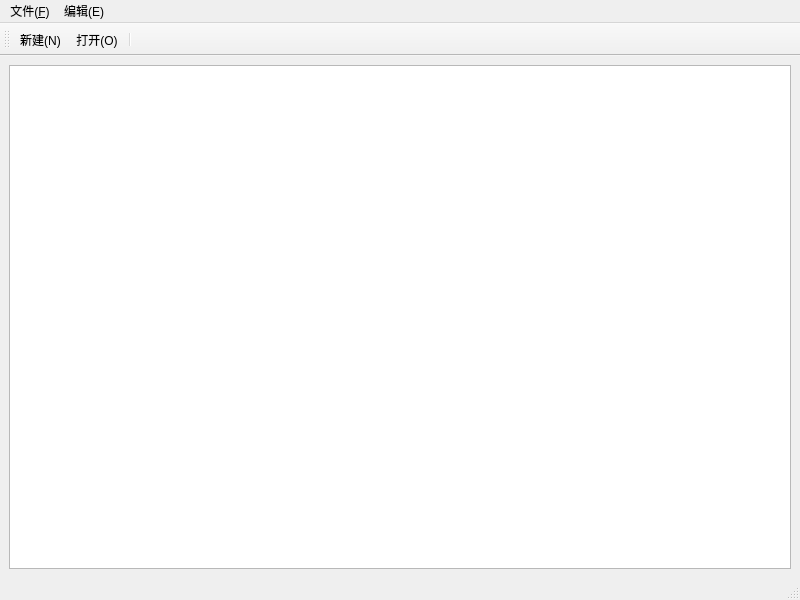
<?xml version="1.0" encoding="UTF-8"?>
<ui version="4.0">
 <class>MainWindow</class>
 <widget class="QMainWindow" name="MainWindow">
  <property name="geometry">
   <rect>
    <x>0</x>
    <y>0</y>
    <width>800</width>
    <height>600</height>
   </rect>
  </property>
  <property name="windowTitle">
   <string>MainWindow</string>
  </property>
  <widget class="QWidget" name="centralwidget">
   <layout class="QHBoxLayout" name="horizontalLayout">
    <item>
     <widget class="QTextEdit" name="textEdit"/>
    </item>
   </layout>
  </widget>
  <widget class="QMenuBar" name="menubar">
   <property name="geometry">
    <rect>
     <x>0</x>
     <y>0</y>
     <width>800</width>
     <height>25</height>
    </rect>
   </property>
   <widget class="QMenu" name="menu">
    <property name="title">
     <string>文件(&amp;F)</string>
    </property>
    <addaction name="action_N"/>
    <addaction name="action_O"/>
    <addaction name="action_S"/>
    <addaction name="action_A"/>
    <addaction name="action_X"/>
   </widget>
   <widget class="QMenu" name="menu_E">
    <property name="title">
     <string>编辑(E)</string>
    </property>
    <addaction name="action_U"/>
    <addaction name="action_R"/>
    <addaction name="action_T"/>
    <addaction name="action_V"/>
    <addaction name="action_C"/>
   </widget>
   <addaction name="menu"/>
   <addaction name="menu_E"/>
  </widget>
  <widget class="QStatusBar" name="statusbar"/>
  <widget class="QToolBar" name="toolBar">
   <property name="windowTitle">
    <string>toolBar</string>
   </property>
   <property name="iconSize">
    <size>
     <width>20</width>
     <height>20</height>
    </size>
   </property>
   <attribute name="toolBarArea">
    <enum>TopToolBarArea</enum>
   </attribute>
   <attribute name="toolBarBreak">
    <bool>false</bool>
   </attribute>
   <addaction name="action_N"/>
   <addaction name="action_O"/>
   <addaction name="separator"/>
  </widget>
  <action name="action_N">
   <property name="icon">
    <iconset resource="images/myResources.qrc">
     <normaloff>:/myImages/file-add (1).png</normaloff>:/myImages/file-add (1).png</iconset>
   </property>
   <property name="text">
    <string>新建(&amp;N)</string>
   </property>
   <property name="statusTip">
    <string>新建文件</string>
   </property>
  </action>
  <action name="action_O">
   <property name="icon">
    <iconset resource="images/myResources.qrc">
     <normaloff>:/myImages/file-open (1).png</normaloff>:/myImages/file-open (1).png</iconset>
   </property>
   <property name="text">
    <string>打开(&amp;O)</string>
   </property>
  </action>
  <action name="action_S">
   <property name="text">
    <string>保存(&amp;S)</string>
   </property>
  </action>
  <action name="action_A">
   <property name="text">
    <string>另存(&amp;A)</string>
   </property>
  </action>
  <action name="action_X">
   <property name="text">
    <string>退出(&amp;X)</string>
   </property>
  </action>
  <action name="action_U">
   <property name="text">
    <string>撤销(&amp;U)
</string>
   </property>
  </action>
  <action name="action_R">
   <property name="text">
    <string>恢复(&amp;R)</string>
   </property>
  </action>
  <action name="action_T">
   <property name="text">
    <string>剪贴(&amp;T)</string>
   </property>
  </action>
  <action name="action_V">
   <property name="text">
    <string>粘贴(&amp;V)</string>
   </property>
  </action>
  <action name="action_C">
   <property name="text">
    <string>复制(&amp;C)</string>
   </property>
  </action>
 </widget>
 <resources>
  <include location="images/myResources.qrc"/>
 </resources>
 <connections/>
</ui>
